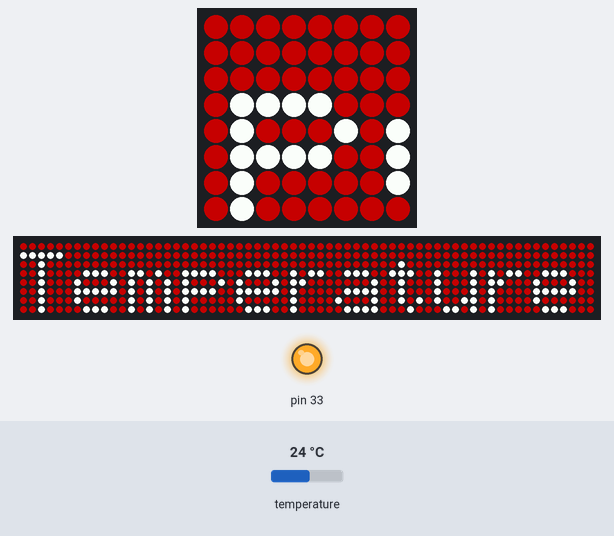
Recording of a program running on a simulated Raspberry Pi (header pin numbers) with a Sense HAT. Parts: the Sense HAT's 8×8 RGB LED matrix, a strip that is not on the board, showing the scrolling text unrolled, output pins drawn as LEDs (lit = HIGH). The inputs (shaded band) are chosen by the test bench; at power-on: temperature 24 °C. Dim RGB values are drawn brighter than linear; the 64×8 strip is a reading aid, not a part: it shows the text the matrix is scrolling, unrolled, one strip-width of it at a time.

Above: at 1.29 s.
1.3 s: temperature set to 28 °C
At 5.0 s:
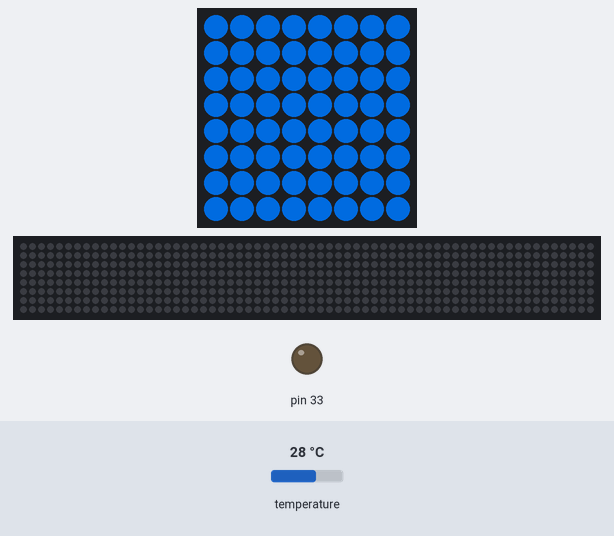
7.2 s: temperature set to 12 °C
At 9.97 s:
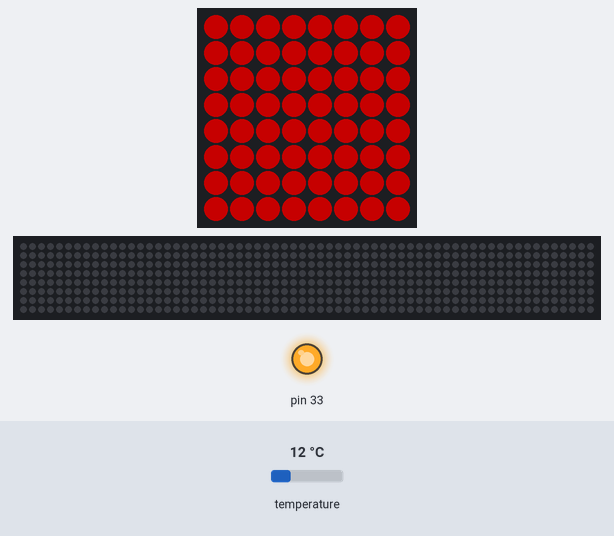
13.1 s: temperature set to 19 °C
At 19.65 s:
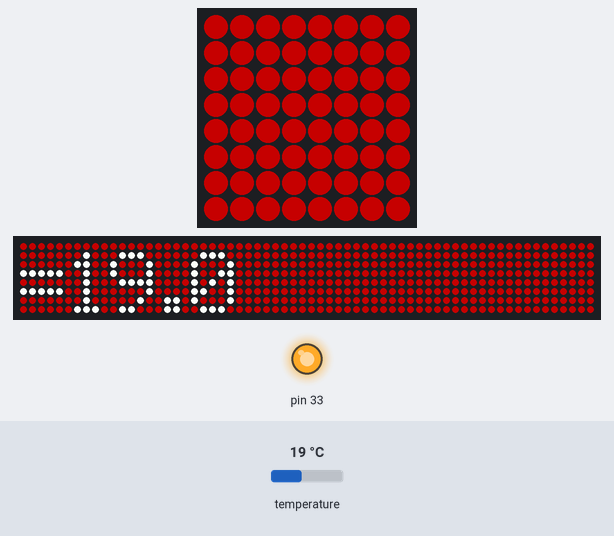
Timing chart, 0 to 21.1 s (numbered marks = the images above; inputs shaded):
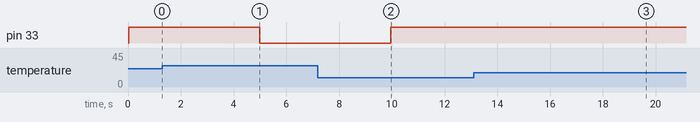

The program:

sensehat3.py
```python
#!/usr/bin/python

from sense_hat import SenseHat

sense = SenseHat()

import RPi.GPIO as GPIO
GPIO.setwarnings(False)

GPIO.setmode(GPIO.BOARD)
GPIO.setup(33,GPIO.OUT)

while True:
    t=sense.get_temperature()
    t=round(t,1)
    if t>26 and t<29.0:
        GPIO.output(33,False)
        bg=[45,76,164]
    else:
        GPIO.output(33,True)
        bg=[100,0,0]
    msg="Temperature=%s" % (t)
    sense.show_message(msg,scroll_speed=0.05,back_colour=bg)
```

Measured:
- after the input at 1.3 s, pin 33: HIGH → LOW after 3.7 s; the LEDs: first differ from a run without the input after 3.7 s (image 1)
- after the input at 7.2 s, pin 33: LOW → HIGH after 2.8 s; the LEDs: first differ from a run without the input after 2.8 s (image 2)
